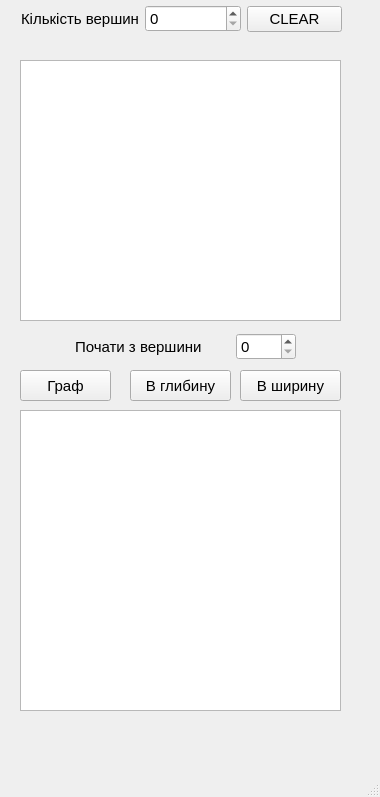
<?xml version="1.0" encoding="UTF-8"?>
<ui version="4.0">
 <class>MainWindow</class>
 <widget class="QMainWindow" name="MainWindow">
  <property name="geometry">
   <rect>
    <x>0</x>
    <y>0</y>
    <width>380</width>
    <height>797</height>
   </rect>
  </property>
  <property name="windowTitle">
   <string>MainWindow</string>
  </property>
  <widget class="QWidget" name="centralwidget">
   <widget class="QPushButton" name="pushButton_3">
    <property name="geometry">
     <rect>
      <x>130</x>
      <y>370</y>
      <width>101</width>
      <height>31</height>
     </rect>
    </property>
    <property name="font">
     <font>
      <family>Nirmala UI</family>
      <pointsize>11</pointsize>
     </font>
    </property>
    <property name="text">
     <string>В глибину</string>
    </property>
   </widget>
   <widget class="QGraphicsView" name="graphicsView">
    <property name="geometry">
     <rect>
      <x>20</x>
      <y>410</y>
      <width>321</width>
      <height>301</height>
     </rect>
    </property>
   </widget>
   <widget class="QPushButton" name="pushButton_4">
    <property name="geometry">
     <rect>
      <x>240</x>
      <y>370</y>
      <width>101</width>
      <height>31</height>
     </rect>
    </property>
    <property name="font">
     <font>
      <family>Nirmala UI</family>
      <pointsize>11</pointsize>
     </font>
    </property>
    <property name="text">
     <string>В ширину</string>
    </property>
   </widget>
   <widget class="QWidget" name="layoutWidget">
    <property name="geometry">
     <rect>
      <x>70</x>
      <y>330</y>
      <width>231</width>
      <height>33</height>
     </rect>
    </property>
    <layout class="QHBoxLayout" name="horizontalLayout_2">
     <item>
      <widget class="QLabel" name="label_2">
       <property name="maximumSize">
        <size>
         <width>150</width>
         <height>16777215</height>
        </size>
       </property>
       <property name="font">
        <font>
         <family>Nirmala UI</family>
         <pointsize>11</pointsize>
         <weight>50</weight>
         <italic>false</italic>
         <bold>false</bold>
        </font>
       </property>
       <property name="text">
        <string>Почати з вершини</string>
       </property>
      </widget>
     </item>
     <item>
      <widget class="QSpinBox" name="spinBoxBegin">
       <property name="maximumSize">
        <size>
         <width>60</width>
         <height>16777215</height>
        </size>
       </property>
       <property name="font">
        <font>
         <pointsize>11</pointsize>
        </font>
       </property>
      </widget>
     </item>
    </layout>
   </widget>
   <widget class="QWidget" name="layoutWidget_2">
    <property name="geometry">
     <rect>
      <x>21</x>
      <y>1</y>
      <width>321</width>
      <height>36</height>
     </rect>
    </property>
    <layout class="QHBoxLayout" name="horizontalLayout">
     <item>
      <widget class="QLabel" name="label">
       <property name="font">
        <font>
         <family>Nirmala UI</family>
         <pointsize>11</pointsize>
        </font>
       </property>
       <property name="text">
        <string>Кількість вершин</string>
       </property>
      </widget>
     </item>
     <item>
      <widget class="QSpinBox" name="spinBox">
       <property name="font">
        <font>
         <family>Nirmala UI</family>
         <pointsize>11</pointsize>
        </font>
       </property>
       <property name="maximum">
        <number>1000</number>
       </property>
      </widget>
     </item>
     <item>
      <widget class="QPushButton" name="pushButton">
       <property name="font">
        <font>
         <family>Nirmala UI</family>
         <pointsize>11</pointsize>
        </font>
       </property>
       <property name="text">
        <string>CLEAR</string>
       </property>
      </widget>
     </item>
    </layout>
   </widget>
   <widget class="QTableWidget" name="tableSum">
    <property name="geometry">
     <rect>
      <x>20</x>
      <y>60</y>
      <width>321</width>
      <height>261</height>
     </rect>
    </property>
    <property name="font">
     <font>
      <pointsize>11</pointsize>
     </font>
    </property>
   </widget>
   <widget class="QPushButton" name="pushButton_2">
    <property name="geometry">
     <rect>
      <x>20</x>
      <y>370</y>
      <width>91</width>
      <height>31</height>
     </rect>
    </property>
    <property name="font">
     <font>
      <family>Nirmala UI</family>
      <pointsize>11</pointsize>
     </font>
    </property>
    <property name="text">
     <string>Граф</string>
    </property>
   </widget>
  </widget>
  <widget class="QMenuBar" name="menubar">
   <property name="geometry">
    <rect>
     <x>0</x>
     <y>0</y>
     <width>380</width>
     <height>25</height>
    </rect>
   </property>
  </widget>
  <widget class="QStatusBar" name="statusbar"/>
 </widget>
 <resources/>
 <connections/>
</ui>
